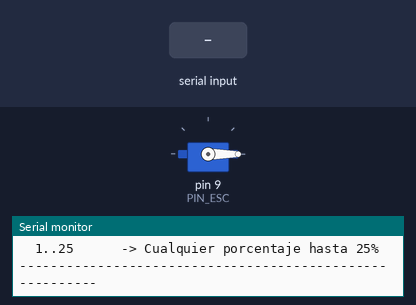
Simulated run of this sketch. Board: Arduino Nano, built with avr-gcc and run on an emulated ATmega328P. Shown: servo, the last lines printed to the serial monitor. The inputs (shaded band) are chosen by the test bench.

Above: at 4.7 s.
4.8 s: "90\n" received over Serial
At 6.7 s:
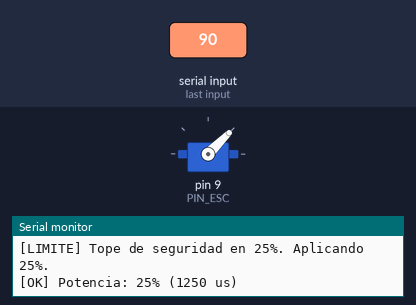
7.0 s: "s\n" received over Serial
At 7.8 s:
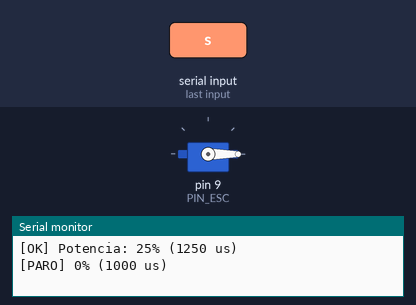
8.5 s: "200\n" received over Serial
At 8.95 s:
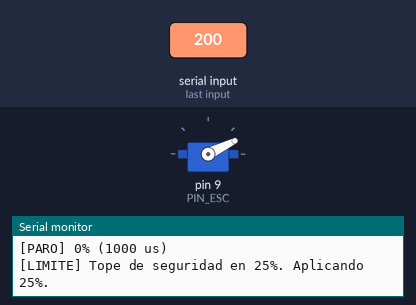
10.7 s: "0\n" received over Serial
At 11.9 s:
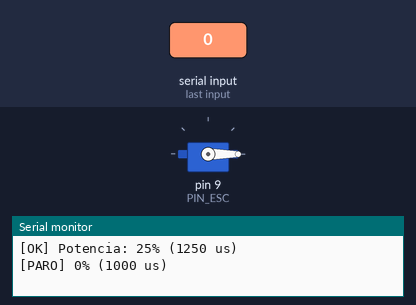
Timing chart, 0 to 13.2 s (numbered marks = the images above; inputs shaded):
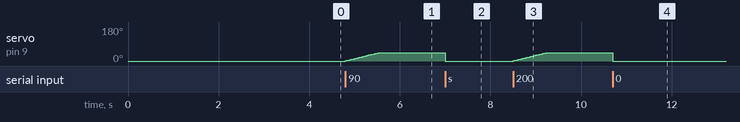

The sketch:

test_turbina_nano.ino
```cpp
#include <Servo.h>

// ============================================================
// Prueba de banco - Turbina EDF (QX-Motor 14000KV + 2S 450mAh)
// Placa: Arduino Nano (ATmega328P)
// ============================================================

#define PIN_ESC 9        // Pin de señal del ESC (D9)
#define US_MIN  1000     // 0% (Armado / Paro)
#define US_MAX  2000     // 100%
#define MAX_PCT 25       // Límite de seguridad para esta prueba (%)

Servo esc;
int currentUs = US_MIN;

void setThrottleInstant(int us) {
  currentUs = constrain(us, US_MIN, US_MAX);
  esc.writeMicroseconds(currentUs);
}

void rampToPct(int pct) {
  pct = constrain(pct, 0, MAX_PCT);
  int targetUs = map(pct, 0, 100, US_MIN, US_MAX);

  if (targetUs == currentUs) return;

  // Si baja a 0%, corte inmediato por seguridad
  if (pct == 0) {
    setThrottleInstant(US_MIN);
    Serial.println(F("[PARO] 0% (1000 us)"));
    return;
  }

  // Rampa suave hacia arriba/abajo para no dar tirones a la batería 2S
  int step = (targetUs > currentUs) ? 5 : -5;
  while (currentUs != targetUs) {
    currentUs += step;
    if ((step > 0 && currentUs > targetUs) || (step < 0 && currentUs < targetUs)) {
      currentUs = targetUs;
    }
    esc.writeMicroseconds(currentUs);
    delay(15);
  }

  Serial.print(F("[OK] Potencia: "));
  Serial.print(pct);
  Serial.print(F("% ("));
  Serial.print(currentUs);
  Serial.println(F(" us)"));
}

void printMenu() {
  Serial.println(F("\n--- Comandos (Monitor Serial 115200, Sin ajuste / NL) ---"));
  Serial.println(F("  0  (o 's') -> PARO INMEDIATO (0%)"));
  Serial.println(F("  10         -> Probar al 10% (1100 us)"));
  Serial.println(F("  25         -> Probar al 25% (1250 us)"));
  Serial.println(F("  1..25      -> Cualquier porcentaje hasta 25%"));
  Serial.println(F("---------------------------------------------------------"));
}

void setup() {
  Serial.begin(115200);
  esc.attach(PIN_ESC, US_MIN, US_MAX);
  setThrottleInstant(US_MIN);

  Serial.println(F("\n=== Prueba Turbina EDF - Arduino Nano ==="));
  Serial.println(F("Enviando 1000 us (0%) para armar el ESC..."));
  Serial.println(F("Conecta la bateria 2S al ESC ahora si aun no lo hiciste."));
  delay(3500);

  Serial.println(F("ESC listo (si escuchaste los pitidos de armado)."));
  printMenu();
}

void loop() {
  if (!Serial.available()) return;

  String input = Serial.readStringUntil('\n');
  input.trim();
  if (input.length() == 0) return;

  // Paro de emergencia con 's', 'S', o '0'
  if (input.equalsIgnoreCase("s") || input == "0") {
    rampToPct(0);
    return;
  }

  // Validar que sea numérico
  for (unsigned int i = 0; i < input.length(); i++) {
    if (!isDigit(input[i])) {
      Serial.println(F("[AVISO] Comando no reconocido -> PARO por seguridad."));
      rampToPct(0);
      return;
    }
  }

  int pct = input.toInt();
  if (pct > MAX_PCT) {
    Serial.print(F("[LIMITE] Tope de seguridad en "));
    Serial.print(MAX_PCT);
    Serial.println(F("%. Aplicando 25%."));
    pct = MAX_PCT;
  }

  rampToPct(pct);
}
```

Measured:
- after the input at 4.8 s, servo on pin 9 (PIN_ESC): moves from 0° to 45° over 0.74 s, starting at once
- after the input at 7.0 s, servo on pin 9 (PIN_ESC): 45° → 0° at once
- after the input at 8.5 s, servo on pin 9 (PIN_ESC): moves from 0° to 45° over 0.74 s, starting at once
- after the input at 10.7 s, servo on pin 9 (PIN_ESC): 45° → 0° at once
